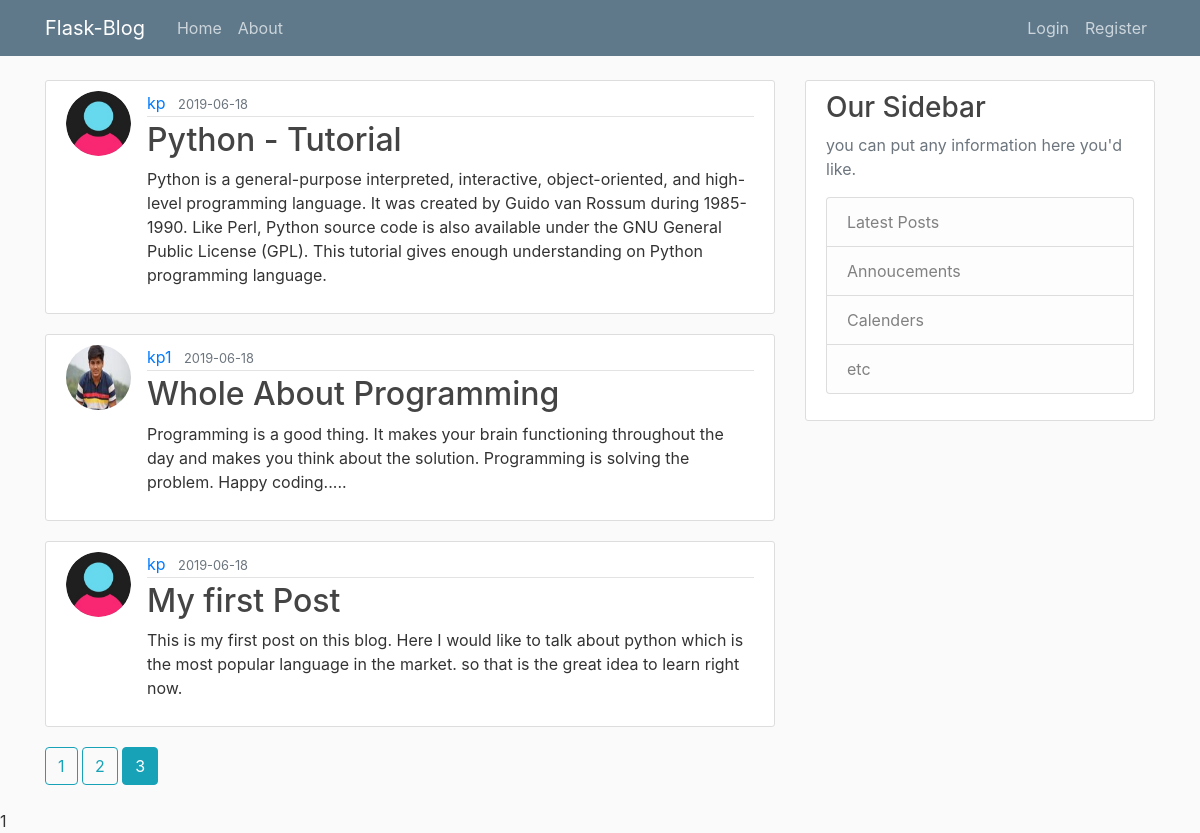
Screenshot of /home?page=3 with the database file from the repository.
### flaskblog/models.py (models this page shows, shortened)
class Post(db.Model):
    id = db.Column(db.Integer, primary_key=True)
    title=db.Column(db.String(100),nullable=False)
    date_posted=db.Column(db.DateTime, nullable=False, default=datetime.utcnow)
    content = db.Column(db.Text, nullable=False)
    user_id = db.Column(db.Integer, db.ForeignKey('user.id'),nullable=False)

class User(db.Model,UserMixin):
    id = db.Column(db.Integer, primary_key=True)
    username = db.Column(db.String(20),unique=True, nullable = False)
    email = db.Column(db.String(120), unique=True, nullable=False)
    image_file = db.Column(db.String(20), nullable=False, default='default.jpg')
    password = db.Column(db.String(60), nullable=False)
    posts = db.relationship('Post', backref='author', lazy=True)

### flaskblog/main/routes.py (the view)
@main.route("/")
@main.route("/home")
def home():
    page = request.args.get('page',1,type=int)
    posts = Post.query.order_by(Post.date_posted.desc()).paginate(page=page, per_page=5)
    return render_template("home.html", posts=posts, title = 'home')

### flaskblog/templates/home.html
{% extends "layout.html"%}
{% block content %}
    {% for post in posts.items%}
        <article class="media content-section">
            <img class="rounded-circle article-img" src="{{ url_for('static',filename='profile_pics/'+post.author.image_file)}}">
            <div class="media-body">
                <div class="article-metadata">
                    <a class="mr-2" href="{{url_for('users.user_posts', username=post.author.username)}}">{{post.author.username}}</a>
                    <small class="text-muted">{{post.date_posted.strftime('%Y-%m-%d')}}</small>
                </div>
                <h2><a style="text-decoration:none" class="article-title" href="{{url_for('posts.post', post_id=post.id)}}">{{post.title}}</a></h2>
                <p class="article-content">{{post.content}}</p>
            </div>
        </article>
    {%endfor%}
    {% for page_num in posts.iter_pages(left_edge=1, right_edge=1, left_current=1, right_current=2) %}
        {% if page_num %}
            {% if posts.page==page_num %}
                <a class="btn btn-info mb-4" href="{{ url_for('main.home',page=page_num)}}">{{ page_num }}</a>
            {% else %}
                <a class="btn btn-outline-info mb-4" href="{{ url_for('main.home',page=page_num)}}">{{page_num}}</a>
            {% endif %}
        {% else %}
            ...
        {% endif %}
    {%endfor%}
{% endblock content %}

### flaskblog/static/main.css (style rules this page uses)
body { background: #fafafa; color:#333333; margin-top:5rem; }
h1,h2,h3,h4,h5,h6 { color:#444444; }
.content-section { background:#ffffff; padding: 10px 20px; border: 1px solid #dddddd; border-radius:3px; margin-bottom: 20px; }
.article-title { color:#444444; }
.article-content { white-space: pre-line; }
.article-img { height:65px; width:65px; margin-right:16px; }
.article-metadata { padding-bottom:1px; margin-bottom: 4px; border-bottom: 1px solid #e3e3e3; }

### rows the page displays
Post: image_file (placeholder picture), author.username "kp", date_posted "2019-06-18", title "Python - Tutorial", content "Python is a general-purpose interpreted, interactive, object-oriented, and high-level programming language. It was created by Guido van Rossum during 1985- 1990. Like Perl, Python source code is also available under the GNU General Public License (GPL). This tutorial gives enough understanding on Python programming language."
Post: image_file (picture), author.username "kp1", date_posted "2019-06-18", title "Whole About Programming", content "Programming is a good thing. It makes your brain functioning throughout the day and makes you think about the solution. Programming is solving the problem. Happy coding....."
Post: image_file (placeholder picture), author.username "kp", date_posted "2019-06-18", title "My first Post", content "This is my first post on this blog. Here I would like to talk about python which is the most popular language in the market. so that is the great idea to learn right now."

### other values shown
{{ page_num }} "1" "2"
{{ page_num }} "3"
